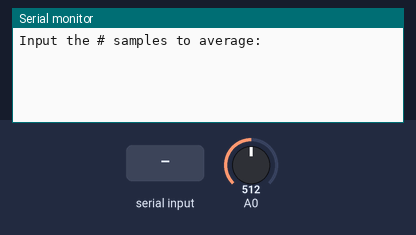
This sketch was run on a simulated Arduino Uno, built with avr-gcc and run on an emulated ATmega328P. Shown: the last lines printed to the serial monitor. Inputs (shaded band) come from the test bench; at power-on: A0 = 512.

Above: at 0.9 s.
1.0 s: "90,45,200\n" received over Serial
At 1.9 s:
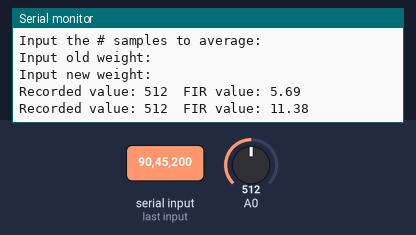
2.5 s: A0 set to 716
At 2.9 s:
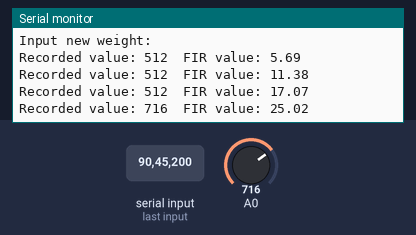
4.0 s: A0 set to 900
At 4.4 s:
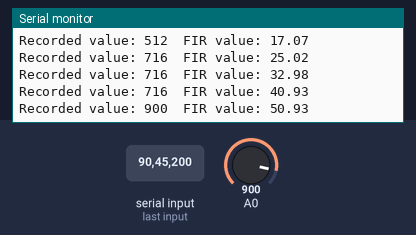
Timing chart, 0 to 7.0 s (numbered marks = the images above; inputs shaded):
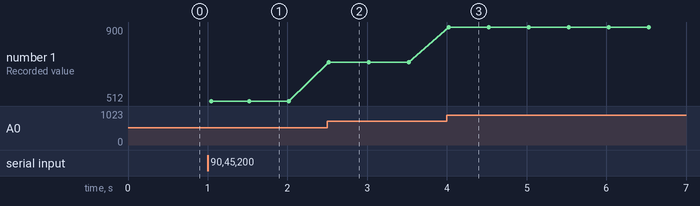

Measured:
- after the input at 1.0 s, the serial monitor: prints a new line at once (image 1)
- after the input at 2.5 s, the serial monitor: prints a new line at once (image 2)
- after the input at 4.0 s, the serial monitor: prints a new line at once (image 3)
- plotted number 1: 512 → 716 after the input at 2.5 s, 716 → 900 after the input at 4.0 s

The sketch:

DataCollection.ino
```cpp
//Rashmi Alawani
#include <dht_nonblocking.h>
#define DHT_SENSOR_TYPE DHT_TYPE_11
static const int DHT_SENSOR_PIN = 8;
DHT_nonblocking dht_sensor( DHT_SENSOR_PIN, DHT_SENSOR_TYPE );
float average;
float* circBuf;
int counter;
int samples;

//IIR Weights
float oldWeight;
float newWeight;

void setup()
{
    Serial.begin(9600);
    average = 0;

    Serial.println("Input the # samples to average: ");
    Serial.setTimeout(10);

    while(!Serial.available());
    samples = Serial.parseInt();
    Serial.read();

     circBuf = (float*)malloc(samples*sizeof(float));
      int i;
      for (i = 0; i < samples; i++)
      {
        circBuf[i] = 0;
      }
      counter = 0;

    //ask user for old weight
    Serial.println("Input old weight: ");
    while(!Serial.available());
    oldWeight = Serial.parseFloat();
    Serial.read();

    //ask user for new weight
    Serial.println("Input new weight: ");
     while(!Serial.available());
    newWeight = Serial.parseFloat();
    Serial.read();
}

void loop()
{
        //Serial.print( "T: " + String(temperature) + " deg C. H = " + String(humidity) + "%. Average = " + String(average));

        //comment out based on if you want to see IIR or FIR readings
        //FIR
        Serial.println( "Recorded value: " + String(analogRead(A0)) + "  FIR value: "  + finiteImpulseResponse(analogRead(A0)));

        //IIR
        //Serial.println( "Recorded value: " + String(analogRead(A0)) + "  IIR value: "  + infiniteImpulseResponse(analogRead(A0), average));
        delay(500);
}

//returns weighted average
float infiniteImpulseResponse(float measurement, float ave){
  average = average*oldWeight + measurement*newWeight;

  return average;
}

//takes average based on the current 10 values
float finiteImpulseResponse(float value){
  float sum = 0;
  circBuf[counter] = value;
  counter++;

  //if the counter goes beyond samples you wrap around
  if (counter >= samples)
  {
    counter = 0;
  }

  for(int i=0; i <samples; i++)
  {
    sum +=circBuf[i];
  }
  return float(sum/samples);

}
```
